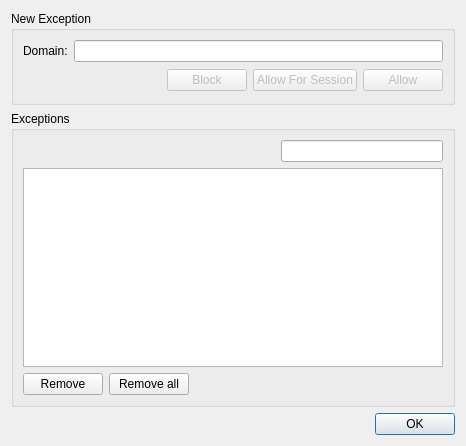
<?xml version="1.0" encoding="UTF-8"?>
<ui version="4.0">
 <class>CookieExceptionsDialog</class>
 <widget class="QDialog" name="CookieExceptionsDialog">
  <property name="geometry">
   <rect>
    <x>0</x>
    <y>0</y>
    <width>466</width>
    <height>446</height>
   </rect>
  </property>
  <property name="windowTitle">
   <string>Cookie Exceptions</string>
  </property>
  <layout class="QVBoxLayout">
   <item>
    <widget class="QGroupBox" name="newExceptionGroupBox">
     <property name="title">
      <string>New Exception</string>
     </property>
     <layout class="QGridLayout">
      <item row="0" column="0">
       <layout class="QHBoxLayout">
        <item>
         <widget class="QLabel" name="label">
          <property name="text">
           <string>Domain:</string>
          </property>
         </widget>
        </item>
        <item>
         <widget class="QLineEdit" name="domainLineEdit"/>
        </item>
       </layout>
      </item>
      <item row="1" column="0">
       <layout class="QHBoxLayout">
        <item>
         <spacer>
          <property name="orientation">
           <enum>Qt::Horizontal</enum>
          </property>
          <property name="sizeHint" stdset="0">
           <size>
            <width>81</width>
            <height>25</height>
           </size>
          </property>
         </spacer>
        </item>
        <item>
         <widget class="QPushButton" name="blockButton">
          <property name="enabled">
           <bool>false</bool>
          </property>
          <property name="text">
           <string>Block</string>
          </property>
         </widget>
        </item>
        <item>
         <widget class="QPushButton" name="allowForSessionButton">
          <property name="enabled">
           <bool>false</bool>
          </property>
          <property name="text">
           <string>Allow For Session</string>
          </property>
         </widget>
        </item>
        <item>
         <widget class="QPushButton" name="allowButton">
          <property name="enabled">
           <bool>false</bool>
          </property>
          <property name="text">
           <string>Allow</string>
          </property>
         </widget>
        </item>
       </layout>
      </item>
     </layout>
    </widget>
   </item>
   <item>
    <widget class="QGroupBox" name="ExceptionsGroupBox">
     <property name="title">
      <string>Exceptions</string>
     </property>
     <layout class="QGridLayout">
      <item row="0" column="0" colspan="3">
       <spacer>
        <property name="orientation">
         <enum>Qt::Horizontal</enum>
        </property>
        <property name="sizeHint" stdset="0">
         <size>
          <width>252</width>
          <height>20</height>
         </size>
        </property>
       </spacer>
      </item>
      <item row="0" column="3">
       <widget class="FilterLineEdit" name="search"/>
      </item>
      <item row="1" column="0" colspan="4">
       <widget class="QTableView" name="exceptionTable">
        <property name="alternatingRowColors">
         <bool>true</bool>
        </property>
        <property name="selectionBehavior">
         <enum>QAbstractItemView::SelectRows</enum>
        </property>
        <property name="textElideMode">
         <enum>Qt::ElideMiddle</enum>
        </property>
        <property name="showGrid">
         <bool>false</bool>
        </property>
        <property name="sortingEnabled">
         <bool>true</bool>
        </property>
        <attribute name="verticalHeaderVisible">
         <bool>false</bool>
        </attribute>
       </widget>
      </item>
      <item row="2" column="0">
       <widget class="QPushButton" name="removeButton">
        <property name="text">
         <string>Remove</string>
        </property>
       </widget>
      </item>
      <item row="2" column="1">
       <widget class="QPushButton" name="removeAllButton">
        <property name="text">
         <string>Remove all</string>
        </property>
       </widget>
      </item>
      <item row="2" column="2" colspan="2">
       <spacer>
        <property name="orientation">
         <enum>Qt::Horizontal</enum>
        </property>
        <property name="sizeHint" stdset="0">
         <size>
          <width>40</width>
          <height>20</height>
         </size>
        </property>
       </spacer>
      </item>
     </layout>
    </widget>
   </item>
   <item>
    <widget class="QDialogButtonBox" name="buttonBox">
     <property name="orientation">
      <enum>Qt::Horizontal</enum>
     </property>
     <property name="standardButtons">
      <set>QDialogButtonBox::Ok</set>
     </property>
    </widget>
   </item>
  </layout>
 </widget>
 <customwidgets>
  <customwidget>
   <class>FilterLineEdit</class>
   <extends>QLineEdit</extends>
   <header location="global">widgets/filterlineedit.h</header>
  </customwidget>
 </customwidgets>
 <resources/>
 <connections>
  <connection>
   <sender>buttonBox</sender>
   <signal>accepted()</signal>
   <receiver>CookieExceptionsDialog</receiver>
   <slot>accept()</slot>
   <hints>
    <hint type="sourcelabel">
     <x>381</x>
     <y>428</y>
    </hint>
    <hint type="destinationlabel">
     <x>336</x>
     <y>443</y>
    </hint>
   </hints>
  </connection>
 </connections>
</ui>
